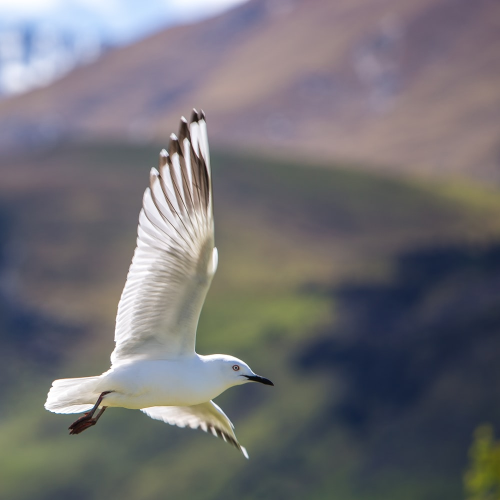
#> input picture bird.jpg, 1000 x 1000 px (shown at 1/2 size)
$ jupyter execute LoadingAndTransformingImage.ipynb
#> lines starting #> are read from the running program, lines starting #| are printed output that depends on the picture
[cell 1]
# !pip install opencv-python

[cell 2]
# !pip install opencv-contrib-python

[cell 3]
# !pip install scikit-image

[cell 4]
# !pip install Image

[cell 5]
# !pip install scipy

[cell 6]
import skimage
import cv2
import numpy as np

from PIL import Image, ImageFilter
from sklearn.feature_extraction import image

import matplotlib.pyplot as plt

[cell 7]
img_stork = Image.open('bird.jpg')
#> img_stork is the input picture: PIL image 1000x1000 RGB; mean R, G, B 113.1, 111.4, 115.4

[cell 8]
plt.figure(figsize=(6,12))

plt.imshow(img_stork)
plt.title('Original image')
plt.show()

[cell 9]
img_stork.format,img_stork.mode,img_stork.size
#> Out = ('JPEG', 'RGB', (1000, 1000))

[cell 10]
#gray-scale image
gs_image = img_stork.convert(mode='L')
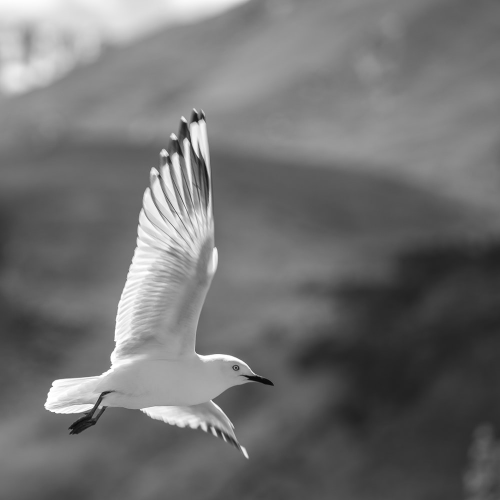
#> gs_image: PIL image 1000x1000 L (shown at 1/2 size); min 3, max 255, mean 112.4
# gs_image = img_stork.convert(mode='P')
gs_image

[cell 11]
gs_image.size #image size reamin unchanged
#> Out = (1000, 1000)

[cell 12]
#lager image size hard to work with
gs_image.thumbnail((200,200))
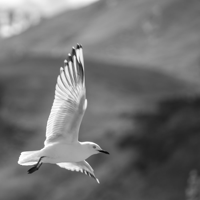
#> gs_image: PIL image 200x200 L; min 4, max 255, mean 112.5

gs_image

[cell 13]
gs_image.size , img_stork.size
#> Out = ((200, 200), (1000, 1000))

[cell 14]
#another funtion to resie image
#its will not maintain aspect ration
img_resize = img_stork.resize((300,300))
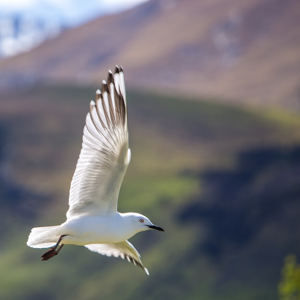
#> img_resize: PIL image 300x300 RGB; mean R, G, B 113.1, 111.4, 115.4
img_resize

[cell 15]
hoz_flip = img_stork.transpose(Image.FLIP_LEFT_RIGHT)
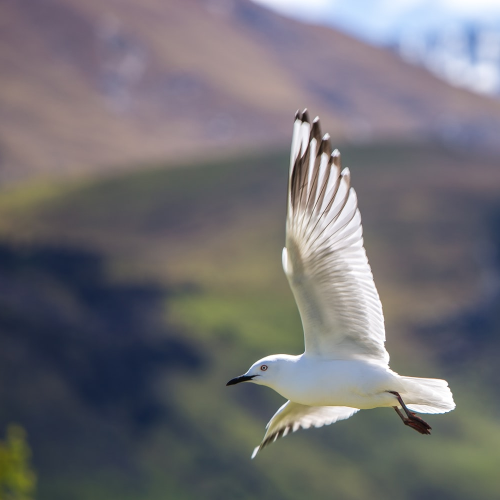
#> hoz_flip: PIL image 1000x1000 RGB (shown at 1/2 size); mean R, G, B 113.1, 111.4, 115.4
ver_flip = img_stork.transpose(Image.FLIP_TOP_BOTTOM)
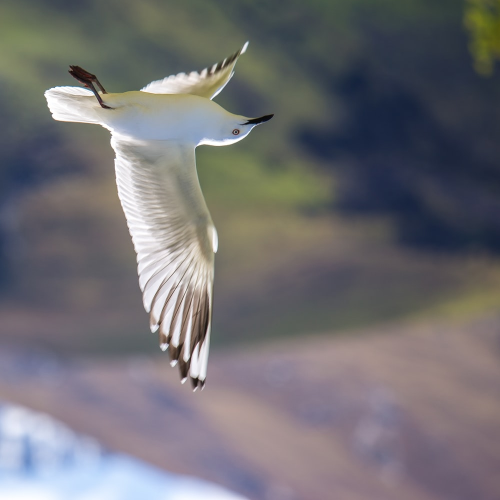
#> ver_flip: PIL image 1000x1000 RGB (shown at 1/2 size); mean R, G, B 113.1, 111.4, 115.4

[cell 16]
plt.figure(figsize=(12,6))

plt.title ("Horizontal Flip")
plt.imshow(hoz_flip)

plt.show()

[cell 17]
plt.figure(figsize=(12,6))

plt.title ("Vertical Flip")
plt.imshow(ver_flip)

plt.show()

[cell 18]
#python library alow us to work with array image
img_stork_arr = np.array(img_stork)

type(img_stork_arr)

[cell 19]
img_stork_arr.shape
#> Out = (1000, 1000, 3)

[cell 20]
#we can visualize our numpy array image
plt.figure(figsize=(6,6))
plt.title("Numpy Image")
plt.imshow(img_stork_arr,cmap='gray')

[cell 21]
from skimage.color import rgb2gray

img_stork_arr_gray = rgb2gray(img_stork_arr)

plt.figure(figsize=(6,6))
plt.title("Gray Image")
plt.imshow(img_stork_arr_gray,cmap='gray')

[cell 22]
from skimage.transform import resize
stork_resized = resize(img_stork_arr,(224,224),anti_aliasing=True)
# setting anti aliasing to "True" will reduce the distortions that might be introduced in your resized lower resoution image
stork_resized.shape
#> Out = (224, 224, 3)
